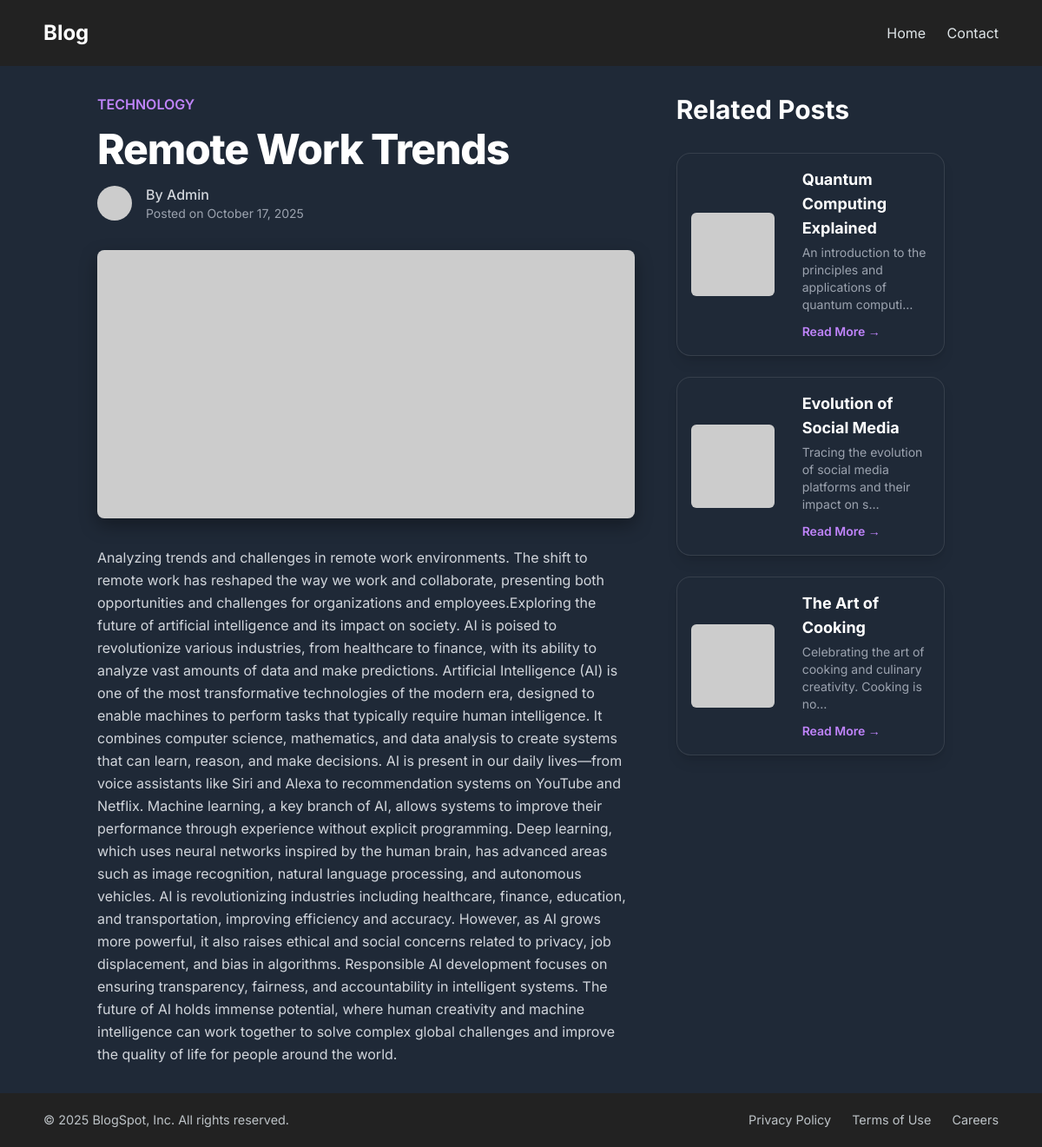
/post/remote-work-trends, run on the app's committed database.
### blog/models.py (models this page shows, shortened)
class Post(models.Model):
    id = models.AutoField(primary_key=True)
    title = models.CharField(max_length=200)
    content = models.TextField()
    category = models.ForeignKey(Category, on_delete=models.CASCADE)
    img_url = models.URLField(blank=True, null=True, default='https://placehold.co/600x400/1F2937/FFFFFF?text=Image')
    author_avatar_url = models.URLField(blank=True, null=True)
    date_posted = models.DateTimeField(auto_now_add=True)
    slug = models.SlugField(unique=True)

class Category(models.Model):
    id = models.AutoField(primary_key=True)
    name = models.CharField(max_length=100)

### blog/views.py (the view)
# urls.py: path("post/<slug:slug>", views.post_detail, name="detail" ), #This path direct to the detail.html
def post_detail(request, slug):
    try:
        post = Post.objects.get(slug=slug)
        related_posts = Post.objects.filter(category=post.category).exclude(pk=post.pk)[:3]
    except Post.DoesNotExist:
        raise Http404("Post does not exist")
    return render(request, 'detail.html', {'post': post, 'related_posts': related_posts})

### blog/Templates/detail.html (shortened to what this page needs)
{% extends 'base.html' %}
{% block content %}
<script src="https://cdn.tailwindcss.com"></script>
<main class="container mx-auto px-6 py-8 flex-grow">
    <div class="flex flex-col lg:flex-row lg:gap-12">
        <article class="w-full lg:w-2/3">
            <header class="mb-8">
                {% if post.category %}
                    <p class="text-purple-400 font-semibold">{{post.category.name |upper }}</p>
                {% endif %}
                <h1 class="text-4xl md:text-5xl font-extrabold text-white tracking-tight my-4">
                    {{ post.title }}
                </h1>
                <div class="flex items-center text-gray-400">
                    <img class="w-10 h-10 rounded-full mr-4"
                         src="{{ post.author_avatar_url|default:'https://placehold.co/100x100/1F2937/FFFFFF?text=A' }}"
                         alt="{{ post.author|default:'Author' }}">
                    <div>
                        <p class="font-medium text-gray-300">By {{ post.author|default:"Admin" }}</p>
                        <p class="text-sm">Posted on {{ post.date_posted|date:"F j, Y" }}</p>
                    </div>
                </div>
            </header>
            {% if post.img_url %}
            <div class="detail-hero mb-8">
                <img class="w-full h-auto max-h-[600px] object-cover" src="{{ post.img_url }}" alt="{{ post.title }}">
            </div>
            {% endif %}
            <div class="prose prose-lg max-w-none text-gray-300 leading-relaxed">
                {{ post.content|safe }}
            </div>
        </article>
        <aside class="w-full lg:w-1/3 mt-12 lg:mt-0">
            <div class="sticky top-8">
                <h2 class="text-3xl font-bold text-white mb-8 text-left">Related Posts</h2>
                <div class="flex flex-col gap-6">
                        {% if related_posts %}
                            {% for related in related_posts %}
                                <div class="post-card h-auto w-auto bg-gray-900 rounded-lg overflow-hidden shadow-lg flex items-center">
                                    <img class="related-img w-32 h-32 object-cover flex-shrink-0 mx-4 my-4"
                                        src="{{ related.img_url|default:'https://placehold.co/400x400/1F2937/FFFFFF?text=No+Image' }}"
                                        alt="{{ related.title }}">
                                    <div class="p-4">
                                        <h3 class="text-lg font-bold text-white mb-1">{{ related.title|truncatechars:50 }}</h3>
                                        <p class="text-gray-400 text-sm mb-2">{{ related.content|truncatechars:70 }}</p>
                                        <a href="{% url 'blog:detail' slug=related.slug %}" class="text-purple-400 hover:text-purple-300 font-semibold text-sm">
                                            Read More &rarr;
                                        </a>
                                    </div>
                                </div>
                            {% endfor %}
                        {% else %}
                            <p class="text-gray-400">No related posts found.</p>
                        {% endif %}
                </div>
            </div>
        </aside>
    </div>
</main>
{% endblock %}

### blog/Templates/blog/includes/header.html (style rules this page uses)
body { background-color: #1F2937; font-family: 'Inter', Arial, sans-serif; color: #ffffff; margin: 0; padding: 0; min-height: 100vh; display: flex; flex-direction: column; }

### blog/Templates/detail.html (style rules this page uses)
body { font-family: 'Inter', sans-serif; }
.post-card { background-color: #1f2937; transition: transform 0.3s ease, box-shadow 0.3s ease, border-color 0.3s ease; border: 1px solid rgba(255, 255, 255, 0.1); border-radius: 1rem; overflow: hidden; }
.prose { color: #D1D5DB; }
.detail-hero { border-radius: 0.5rem; overflow: hidden; box-shadow: 0 8px 20px rgba(0,0,0,0.35); }
.related-img { width: 96px; height: 96px; object-fit: cover; border-radius: 0.375rem; }

### data on the page
Post: category.name "TECHNOLOGY", title "Remote Work Trends", date_posted "October 17, 2025", content "Analyzing trends and challenges in remote work environments. The shift to remote work has reshaped the way we work and collaborate, presenting both opportunities and challenges for organizations and employees.Exploring the future of artificial intelligence and its impact on society. AI is poised to revolutionize various industries, from healthcare to finance, with its ability to analyze vast amounts of data and make predictions. Artificial Intelligence (AI) is one of the most transformative technologies of the modern era, designed to enable machines to perform tasks that typically require human intelligence. It combines computer science, mathematics, and data analysis to create systems that…"
Post: title "Quantum Computing Explained", content "An introduction to the principles and applications of quantum computi…"
Post: title "Evolution of Social Media", content "Tracing the evolution of social media platforms and their impact on s…"
Post: title "The Art of Cooking", content "Celebrating the art of cooking and culinary creativity. Cooking is no…"

### other printed values
{{ post.author|default:"Admin" }} "Admin"
